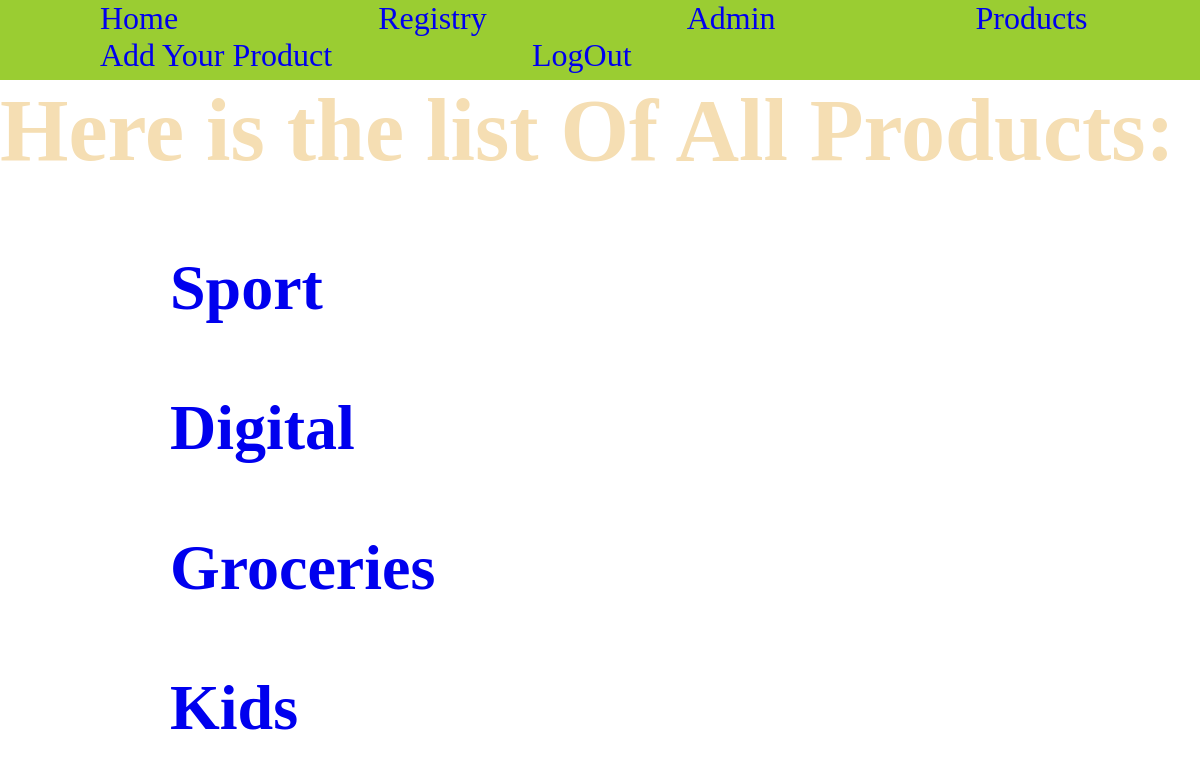
The page /basic_app/ (signed in) on the database its author committed.
### basic_app/models.py (models this page shows, shortened)
class PCategory(models.Model):
    cat_name = models.CharField(max_length=100)

### basic_app/views.py (the view)
class Products_Display(ListView):
    context_object_name = 'Categories'
    template_name = 'basic_app/Product_page.html'
    model = PCategory

### basic_app/templates/basic_app/Product_page.html
<!DOCTYPE html>
{% extends 'index.html' %}
{% block body-block %}
    <h1>Here is the list Of All Products:</h1>
    {% for category in Categories %}
    <ol>
        <h4><li><a href="{{ category.id }}/">{{ category.cat_name }}</a></li></h4>
    </ol>
    {% endfor %}
    {% endblock  %}

### statics/css/style.css (style rules this page uses)
* { padding: 0%; margin: 0%; box-sizing: border-box; }
li { float: left; margin: 0 100px; list-style: none; }
a { text-decoration: none; font-size: 200%; }
h1 { color: wheat; font-size: 550%; }
h4 { color: tomato; font-size: 200%; padding: 70px; }

### rows shown on the page
PCategory: cat_name "Sport"
PCategory: cat_name "Digital"
PCategory: cat_name "Groceries"
PCategory: cat_name "Kids"
